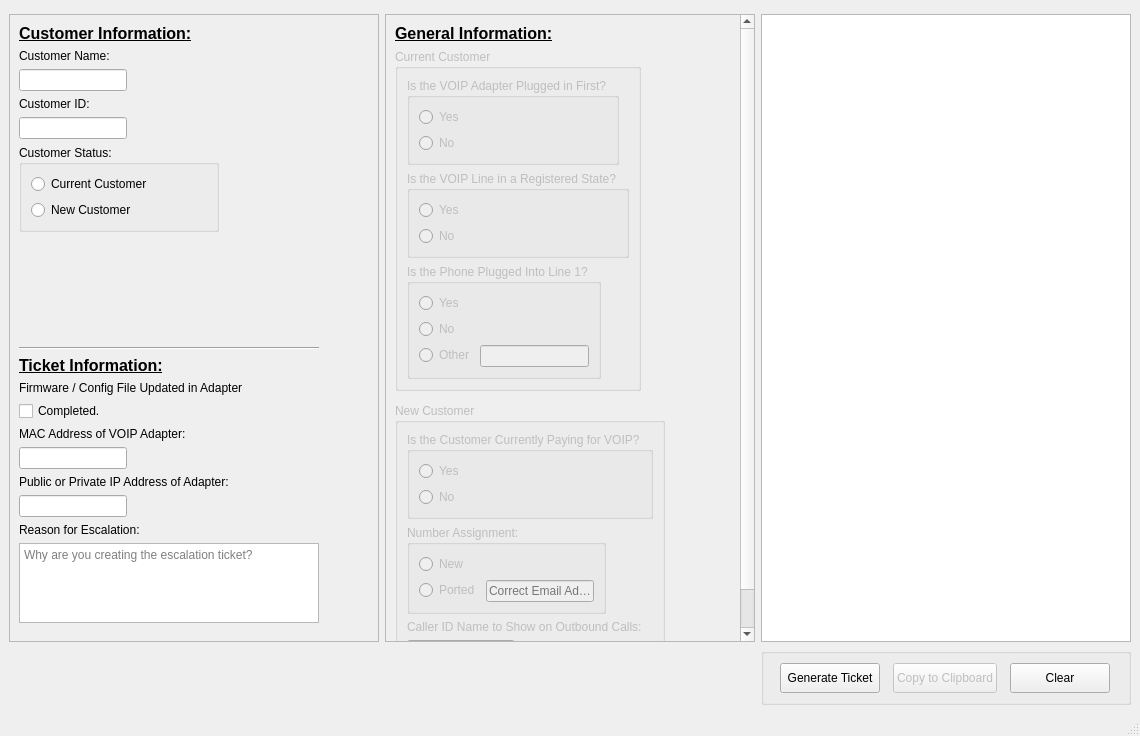
<?xml version="1.0" encoding="UTF-8"?>
<ui version="4.0">
 <class>Network_Voip</class>
 <widget class="QMainWindow" name="Network_Voip">
  <property name="enabled">
   <bool>true</bool>
  </property>
  <property name="geometry">
   <rect>
    <x>0</x>
    <y>0</y>
    <width>1140</width>
    <height>736</height>
   </rect>
  </property>
  <property name="windowTitle">
   <string>Network Escalation Ticket - VOIP / Nextiva</string>
  </property>
  <widget class="QWidget" name="centralwidget">
   <layout class="QGridLayout" name="gridLayout">
    <item row="1" column="3">
     <widget class="QTextEdit" name="ticketTemplate">
      <property name="sizePolicy">
       <sizepolicy hsizetype="Fixed" vsizetype="Expanding">
        <horstretch>0</horstretch>
        <verstretch>0</verstretch>
       </sizepolicy>
      </property>
      <property name="minimumSize">
       <size>
        <width>370</width>
        <height>0</height>
       </size>
      </property>
     </widget>
    </item>
    <item row="0" column="1">
     <spacer name="verticalSpacer">
      <property name="orientation">
       <enum>Qt::Vertical</enum>
      </property>
      <property name="sizeType">
       <enum>QSizePolicy::Fixed</enum>
      </property>
      <property name="sizeHint" stdset="0">
       <size>
        <width>20</width>
        <height>5</height>
       </size>
      </property>
     </spacer>
    </item>
    <item row="3" column="3">
     <widget class="QGroupBox" name="groupBox">
      <property name="minimumSize">
       <size>
        <width>100</width>
        <height>50</height>
       </size>
      </property>
      <property name="title">
       <string/>
      </property>
      <layout class="QGridLayout" name="gridLayout_2">
       <item row="0" column="3">
        <widget class="QPushButton" name="Clear">
         <property name="sizePolicy">
          <sizepolicy hsizetype="Fixed" vsizetype="Fixed">
           <horstretch>0</horstretch>
           <verstretch>0</verstretch>
          </sizepolicy>
         </property>
         <property name="minimumSize">
          <size>
           <width>100</width>
           <height>30</height>
          </size>
         </property>
         <property name="text">
          <string>Clear</string>
         </property>
        </widget>
       </item>
       <item row="0" column="2">
        <widget class="QPushButton" name="Copy">
         <property name="enabled">
          <bool>false</bool>
         </property>
         <property name="sizePolicy">
          <sizepolicy hsizetype="Fixed" vsizetype="Fixed">
           <horstretch>0</horstretch>
           <verstretch>0</verstretch>
          </sizepolicy>
         </property>
         <property name="minimumSize">
          <size>
           <width>100</width>
           <height>30</height>
          </size>
         </property>
         <property name="text">
          <string>Copy to Clipboard</string>
         </property>
        </widget>
       </item>
       <item row="0" column="1">
        <widget class="QPushButton" name="pushButton">
         <property name="sizePolicy">
          <sizepolicy hsizetype="Fixed" vsizetype="Fixed">
           <horstretch>0</horstretch>
           <verstretch>0</verstretch>
          </sizepolicy>
         </property>
         <property name="minimumSize">
          <size>
           <width>100</width>
           <height>30</height>
          </size>
         </property>
         <property name="text">
          <string>Generate Ticket</string>
         </property>
        </widget>
       </item>
      </layout>
     </widget>
    </item>
    <item row="1" column="1">
     <widget class="QScrollArea" name="scrollArea">
      <property name="sizePolicy">
       <sizepolicy hsizetype="Fixed" vsizetype="Expanding">
        <horstretch>0</horstretch>
        <verstretch>0</verstretch>
       </sizepolicy>
      </property>
      <property name="minimumSize">
       <size>
        <width>370</width>
        <height>610</height>
       </size>
      </property>
      <property name="sizeAdjustPolicy">
       <enum>QAbstractScrollArea::AdjustToContents</enum>
      </property>
      <property name="widgetResizable">
       <bool>true</bool>
      </property>
      <widget class="QWidget" name="scrollAreaWidgetContents">
       <property name="geometry">
        <rect>
         <x>0</x>
         <y>0</y>
         <width>368</width>
         <height>608</height>
        </rect>
       </property>
       <layout class="QFormLayout" name="formLayout_2">
        <item row="0" column="0">
         <widget class="QLabel" name="ticketInfo">
          <property name="text">
           <string>&lt;html&gt;&lt;head/&gt;&lt;body&gt;&lt;p&gt;&lt;span style=&quot; font-size:12pt; font-weight:600; text-decoration: underline;&quot;&gt;General Information:&lt;/span&gt;&lt;/p&gt;&lt;/body&gt;&lt;/html&gt;</string>
          </property>
         </widget>
        </item>
        <item row="1" column="0">
         <widget class="QGroupBox" name="group_Current_Customer">
          <property name="enabled">
           <bool>false</bool>
          </property>
          <property name="minimumSize">
           <size>
            <width>0</width>
            <height>0</height>
           </size>
          </property>
          <property name="title">
           <string>Current Customer</string>
          </property>
          <layout class="QFormLayout" name="formLayout_5">
           <item row="0" column="0">
            <widget class="QGroupBox" name="g_plugged">
             <property name="title">
              <string>Is the VOIP Adapter Plugged in First?</string>
             </property>
             <property name="flat">
              <bool>true</bool>
             </property>
             <property name="checkable">
              <bool>false</bool>
             </property>
             <layout class="QFormLayout" name="formLayout_4">
              <item row="0" column="0">
               <widget class="QRadioButton" name="yes_Plugged">
                <property name="text">
                 <string>Yes</string>
                </property>
               </widget>
              </item>
              <item row="1" column="0">
               <widget class="QRadioButton" name="no_Plugged">
                <property name="text">
                 <string>No</string>
                </property>
               </widget>
              </item>
             </layout>
            </widget>
           </item>
           <item row="1" column="0">
            <widget class="QGroupBox" name="g_registered">
             <property name="title">
              <string>Is the VOIP Line in a Registered State?</string>
             </property>
             <property name="flat">
              <bool>true</bool>
             </property>
             <layout class="QFormLayout" name="formLayout_6">
              <item row="1" column="0">
               <widget class="QRadioButton" name="yes_registered">
                <property name="text">
                 <string>Yes</string>
                </property>
               </widget>
              </item>
              <item row="2" column="0">
               <widget class="QRadioButton" name="no_registered">
                <property name="text">
                 <string>No</string>
                </property>
               </widget>
              </item>
             </layout>
            </widget>
           </item>
           <item row="2" column="0">
            <widget class="QGroupBox" name="g_line1">
             <property name="title">
              <string>Is the Phone Plugged Into Line 1?</string>
             </property>
             <property name="flat">
              <bool>true</bool>
             </property>
             <layout class="QFormLayout" name="formLayout_7">
              <item row="0" column="0">
               <widget class="QRadioButton" name="yes_line1">
                <property name="text">
                 <string>Yes</string>
                </property>
               </widget>
              </item>
              <item row="1" column="0">
               <widget class="QRadioButton" name="no_line1">
                <property name="text">
                 <string>No</string>
                </property>
               </widget>
              </item>
              <item row="2" column="0">
               <widget class="QRadioButton" name="other_line1">
                <property name="text">
                 <string>Other</string>
                </property>
               </widget>
              </item>
              <item row="2" column="1">
               <widget class="QLineEdit" name="other_line1Text">
                <property name="enabled">
                 <bool>false</bool>
                </property>
               </widget>
              </item>
             </layout>
            </widget>
           </item>
          </layout>
         </widget>
        </item>
        <item row="2" column="0">
         <spacer name="verticalSpacer_3">
          <property name="orientation">
           <enum>Qt::Vertical</enum>
          </property>
          <property name="sizeHint" stdset="0">
           <size>
            <width>20</width>
            <height>20</height>
           </size>
          </property>
         </spacer>
        </item>
        <item row="3" column="0">
         <widget class="QGroupBox" name="group_New_Customer">
          <property name="enabled">
           <bool>false</bool>
          </property>
          <property name="title">
           <string>New Customer</string>
          </property>
          <layout class="QFormLayout" name="formLayout_8">
           <item row="0" column="0">
            <widget class="QGroupBox" name="g_paying">
             <property name="title">
              <string>Is the Customer Currently Paying for VOIP?</string>
             </property>
             <property name="flat">
              <bool>true</bool>
             </property>
             <layout class="QFormLayout" name="formLayout_9">
              <item row="0" column="0">
               <widget class="QRadioButton" name="yes_paying">
                <property name="text">
                 <string>Yes</string>
                </property>
               </widget>
              </item>
              <item row="1" column="0">
               <widget class="QRadioButton" name="no_paying">
                <property name="text">
                 <string>No</string>
                </property>
               </widget>
              </item>
             </layout>
            </widget>
           </item>
           <item row="1" column="0">
            <widget class="QGroupBox" name="g_assignment">
             <property name="title">
              <string>Number Assignment:</string>
             </property>
             <property name="flat">
              <bool>true</bool>
             </property>
             <layout class="QFormLayout" name="formLayout_10">
              <item row="0" column="0">
               <widget class="QRadioButton" name="new_assignment">
                <property name="text">
                 <string>New</string>
                </property>
               </widget>
              </item>
              <item row="1" column="0">
               <widget class="QRadioButton" name="ported_assignment">
                <property name="text">
                 <string>Ported</string>
                </property>
               </widget>
              </item>
              <item row="1" column="1">
               <widget class="QLineEdit" name="cstEmail">
                <property name="enabled">
                 <bool>false</bool>
                </property>
                <property name="placeholderText">
                 <string>Correct Email Address</string>
                </property>
               </widget>
              </item>
             </layout>
            </widget>
           </item>
           <item row="2" column="0">
            <widget class="QLabel" name="label_callerID">
             <property name="text">
              <string>Caller ID Name to Show on Outbound Calls:</string>
             </property>
            </widget>
           </item>
           <item row="3" column="0">
            <widget class="QLineEdit" name="cstCallerID">
             <property name="text">
              <string/>
             </property>
             <property name="maxLength">
              <number>15</number>
             </property>
             <property name="placeholderText">
              <string>Maxium 15 characters</string>
             </property>
            </widget>
           </item>
          </layout>
         </widget>
        </item>
       </layout>
      </widget>
     </widget>
    </item>
    <item row="1" column="0">
     <widget class="QScrollArea" name="scrollArea_2">
      <property name="sizePolicy">
       <sizepolicy hsizetype="Fixed" vsizetype="Expanding">
        <horstretch>0</horstretch>
        <verstretch>0</verstretch>
       </sizepolicy>
      </property>
      <property name="minimumSize">
       <size>
        <width>370</width>
        <height>610</height>
       </size>
      </property>
      <property name="sizeAdjustPolicy">
       <enum>QAbstractScrollArea::AdjustToContents</enum>
      </property>
      <property name="widgetResizable">
       <bool>true</bool>
      </property>
      <widget class="QWidget" name="scrollAreaWidgetContents_2">
       <property name="geometry">
        <rect>
         <x>0</x>
         <y>0</y>
         <width>351</width>
         <height>702</height>
        </rect>
       </property>
       <layout class="QFormLayout" name="formLayout_3">
        <item row="0" column="0" colspan="2">
         <widget class="QLabel" name="label_4">
          <property name="text">
           <string>&lt;html&gt;&lt;head/&gt;&lt;body&gt;&lt;p&gt;&lt;span style=&quot; font-size:12pt; font-weight:600; text-decoration: underline;&quot;&gt;Customer Information:&lt;/span&gt;&lt;/p&gt;&lt;/body&gt;&lt;/html&gt;</string>
          </property>
         </widget>
        </item>
        <item row="1" column="0">
         <widget class="QLabel" name="label_cstName">
          <property name="text">
           <string>Customer Name:</string>
          </property>
         </widget>
        </item>
        <item row="2" column="0">
         <widget class="QLineEdit" name="cstName"/>
        </item>
        <item row="3" column="0">
         <widget class="QLabel" name="label_cstID">
          <property name="text">
           <string>Customer ID:</string>
          </property>
         </widget>
        </item>
        <item row="4" column="0">
         <widget class="QLineEdit" name="cstID"/>
        </item>
        <item row="5" column="0">
         <widget class="QGroupBox" name="cst_Group_Status">
          <property name="sizePolicy">
           <sizepolicy hsizetype="Fixed" vsizetype="Fixed">
            <horstretch>0</horstretch>
            <verstretch>0</verstretch>
           </sizepolicy>
          </property>
          <property name="minimumSize">
           <size>
            <width>200</width>
            <height>0</height>
           </size>
          </property>
          <property name="title">
           <string>Customer Status:</string>
          </property>
          <layout class="QFormLayout" name="formLayout">
           <item row="0" column="0">
            <widget class="QRadioButton" name="cstCurrent">
             <property name="text">
              <string>Current Customer</string>
             </property>
            </widget>
           </item>
           <item row="1" column="0">
            <widget class="QRadioButton" name="cstNew">
             <property name="text">
              <string>New Customer</string>
             </property>
            </widget>
           </item>
          </layout>
         </widget>
        </item>
        <item row="20" column="0">
         <spacer name="verticalSpacer_2">
          <property name="orientation">
           <enum>Qt::Vertical</enum>
          </property>
          <property name="sizeHint" stdset="0">
           <size>
            <width>20</width>
            <height>5</height>
           </size>
          </property>
         </spacer>
        </item>
        <item row="21" column="0">
         <widget class="Line" name="line_2">
          <property name="sizePolicy">
           <sizepolicy hsizetype="Fixed" vsizetype="Fixed">
            <horstretch>0</horstretch>
            <verstretch>0</verstretch>
           </sizepolicy>
          </property>
          <property name="minimumSize">
           <size>
            <width>300</width>
            <height>0</height>
           </size>
          </property>
          <property name="orientation">
           <enum>Qt::Horizontal</enum>
          </property>
         </widget>
        </item>
        <item row="22" column="0">
         <widget class="QLabel" name="label_21">
          <property name="text">
           <string>&lt;html&gt;&lt;head/&gt;&lt;body&gt;&lt;p&gt;&lt;span style=&quot; font-size:12pt; font-weight:600; text-decoration: underline;&quot;&gt;Ticket Information:&lt;/span&gt;&lt;/p&gt;&lt;/body&gt;&lt;/html&gt;</string>
          </property>
         </widget>
        </item>
        <item row="23" column="0">
         <widget class="QLabel" name="label_QFirmware">
          <property name="text">
           <string>Firmware / Config File Updated in Adapter</string>
          </property>
         </widget>
        </item>
        <item row="24" column="0">
         <widget class="QCheckBox" name="tktQFirmware">
          <property name="text">
           <string>Completed.</string>
          </property>
         </widget>
        </item>
        <item row="25" column="0">
         <widget class="QLabel" name="label_mac">
          <property name="text">
           <string>MAC Address of VOIP Adapter:</string>
          </property>
         </widget>
        </item>
        <item row="26" column="0">
         <widget class="QLineEdit" name="tktVoipMAC">
          <property name="enabled">
           <bool>true</bool>
          </property>
          <property name="sizePolicy">
           <sizepolicy hsizetype="Fixed" vsizetype="Fixed">
            <horstretch>0</horstretch>
            <verstretch>0</verstretch>
           </sizepolicy>
          </property>
         </widget>
        </item>
        <item row="27" column="0">
         <widget class="QLabel" name="label_ip">
          <property name="text">
           <string>Public or Private IP Address of Adapter:</string>
          </property>
         </widget>
        </item>
        <item row="28" column="0">
         <widget class="QLineEdit" name="tktIP"/>
        </item>
        <item row="29" column="0">
         <widget class="QLabel" name="label_reason">
          <property name="text">
           <string>Reason for Escalation:</string>
          </property>
         </widget>
        </item>
        <item row="30" column="0">
         <widget class="QTextEdit" name="tktPurpose">
          <property name="minimumSize">
           <size>
            <width>300</width>
            <height>80</height>
           </size>
          </property>
          <property name="maximumSize">
           <size>
            <width>16777215</width>
            <height>80</height>
           </size>
          </property>
          <property name="tabChangesFocus">
           <bool>true</bool>
          </property>
          <property name="placeholderText">
           <string>Why are you creating the escalation ticket?</string>
          </property>
         </widget>
        </item>
        <item row="52" column="0">
         <widget class="Line" name="line">
          <property name="orientation">
           <enum>Qt::Horizontal</enum>
          </property>
         </widget>
        </item>
       </layout>
      </widget>
     </widget>
    </item>
   </layout>
  </widget>
  <widget class="QMenuBar" name="menubar">
   <property name="geometry">
    <rect>
     <x>0</x>
     <y>0</y>
     <width>1140</width>
     <height>21</height>
    </rect>
   </property>
  </widget>
  <widget class="QStatusBar" name="statusbar"/>
 </widget>
 <tabstops>
  <tabstop>scrollArea_2</tabstop>
  <tabstop>cstName</tabstop>
  <tabstop>cstID</tabstop>
  <tabstop>cstCurrent</tabstop>
  <tabstop>cstNew</tabstop>
  <tabstop>tktQFirmware</tabstop>
  <tabstop>tktVoipMAC</tabstop>
  <tabstop>tktIP</tabstop>
  <tabstop>tktPurpose</tabstop>
  <tabstop>scrollArea</tabstop>
  <tabstop>yes_Plugged</tabstop>
  <tabstop>no_Plugged</tabstop>
  <tabstop>yes_registered</tabstop>
  <tabstop>no_registered</tabstop>
  <tabstop>yes_line1</tabstop>
  <tabstop>no_line1</tabstop>
  <tabstop>other_line1</tabstop>
  <tabstop>other_line1Text</tabstop>
  <tabstop>yes_paying</tabstop>
  <tabstop>no_paying</tabstop>
  <tabstop>new_assignment</tabstop>
  <tabstop>ported_assignment</tabstop>
  <tabstop>cstEmail</tabstop>
  <tabstop>cstCallerID</tabstop>
  <tabstop>ticketTemplate</tabstop>
  <tabstop>pushButton</tabstop>
  <tabstop>Copy</tabstop>
  <tabstop>Clear</tabstop>
 </tabstops>
 <resources/>
 <connections/>
</ui>
